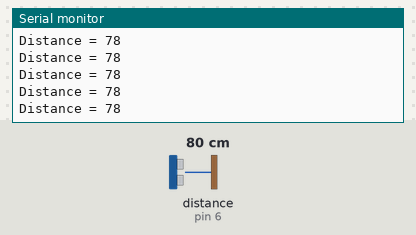
The sketch below on a simulated Arduino Uno, built with avr-gcc and run on an emulated ATmega328P. Shown: the last lines printed to the serial monitor. Wiring (inferred from the names in the program): ultrasonic range finder: trigger pin 5; echo pin 6. The test bench sets the inputs (shaded band); at power-on: distance to the obstacle (sensor on pin 6) 80 cm. The echo pulse lasts 58.3 µs per cm.

Above: at 1.2 s.
1.3 s: distance to the obstacle (sensor on pin 6) set to 2 cm
At 2.0 s:
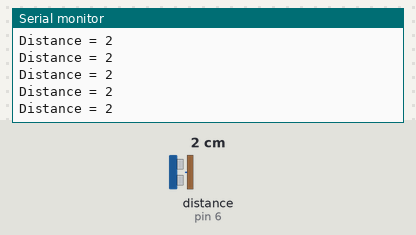
4.3 s: distance to the obstacle (sensor on pin 6) set to 18 cm
At 5.3 s:
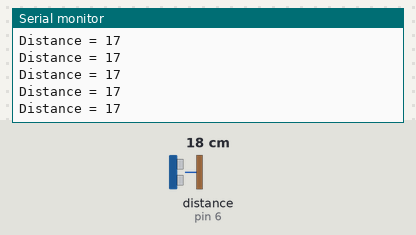
7.3 s: distance to the obstacle (sensor on pin 6) set to 4 cm
At 8.4 s:
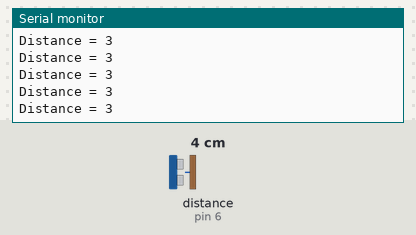
Timing chart, 0 to 10.3 s (numbered marks = the images above; inputs shaded):
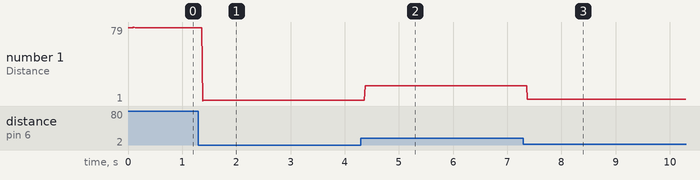

The sketch:

Measure_Distance.ino
```cpp
// Ultrasonic Sensor connections
int trig = 5;
int echo = 6;
int timet =0;
int dist = 0;

void setup() {
  // set the all ultrasonic sensor pins
  pinMode(trig, OUTPUT);
  pinMode(echo, INPUT);
  Serial.begin(9600);
}

void loop() {
  dist = distance();
  Serial.print("Distance = ");
  Serial.println(dist);
}

int distance(){
  digitalWrite(trig, LOW);
  delayMicroseconds(2);
  digitalWrite(trig, HIGH);
  delayMicroseconds(10);
  digitalWrite(trig, LOW);
  timet = pulseIn(echo, HIGH);
  dist = (timet*0.034)/2;
  return dist;
}
```

Measured:
- after the input at 1.3 s, the serial monitor: prints a new line after 0.08 s (image 1)
- after the input at 4.3 s, the serial monitor: prints a new line after 0.08 s (image 2)
- after the input at 7.3 s, the serial monitor: prints a new line after 0.07 s (image 3)
- plotted number 1: 78 → 2 after the input at 1.3 s, 2 → 17 after the input at 4.3 s, 17 → 3 after the input at 7.3 s
